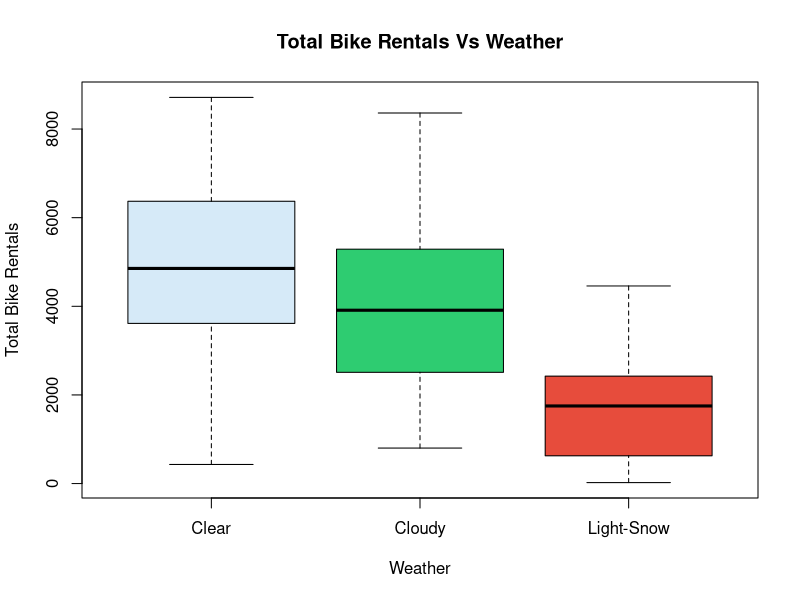
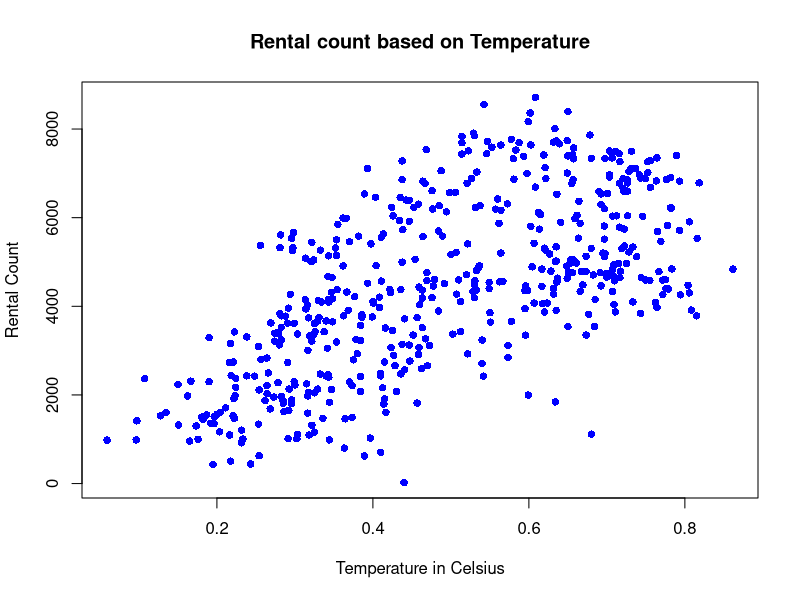
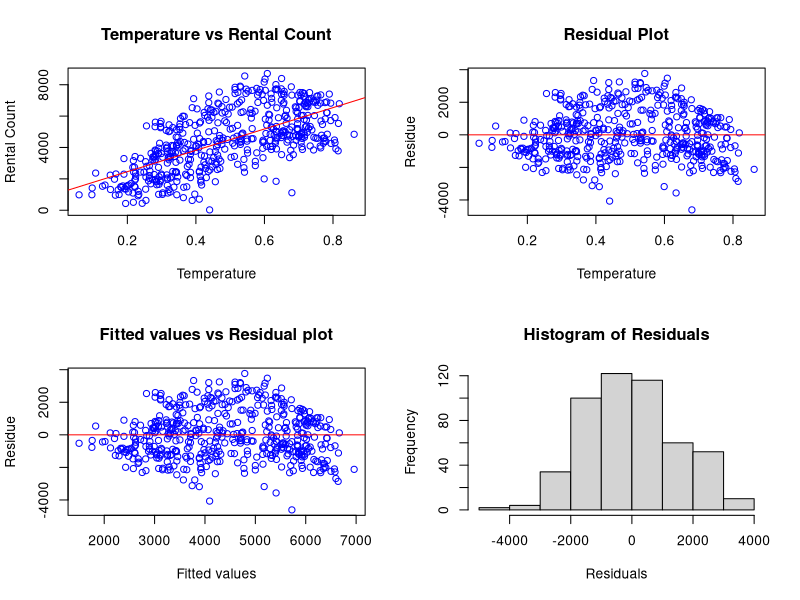

Write R code to recreate these figures, in order.
# set current working directory
#setwd('E:/Neha/Course_Materials/Fall2020/Data Analysis/Final Project')

#######################
#  Loading libraries  #
#######################
#install.packages('dplyr')
#install.packages('car')

library(dplyr)
library(car)
par(mfrow=c(1,1))

############################
#                          #
#   Analysis with cleaned  # 
#        dataset           #
############################

# import cleaned data
bike_data <- read.csv('bike_cleaned.csv', header = T)
bike_data$weather <- as.factor(bike_data$weather)
str(bike_data)
head(bike_data)

####################
#       EDA        #
####################

#Categorical variable
aggregate(bike_data$count, by=list(bike_data$weather), summary)
aggregate(bike_data$count, by=list(bike_data$weather), sd)

boxplot(bike_data$count ~ bike_data$weather,
        data = bike_data,
        main = "Total Bike Rentals Vs Weather",
        xlab = "Weather",
        ylab = "Total Bike Rentals",
        col = c("#D6EAF8", "#2ECC71", "#E74C3C", "#F39C12")) 

# We can see that most of the bike rentals are in clear weather conditions.
# NO-one rents a bike when there is a chance of heavy rains.

# Continuous variable
# Let's see how is the correlation between  temperature and rental count
cor(bike_data$count, bike_data$temperature)   # 0.64   (moderately strong positive correlation)

#Scatter plot
plot(bike_data$temperature, bike_data$count, pch=16, col='blue',
     xlab = 'Temperature in Celsius',
     ylab = 'Rental Count',
     main = 'Rental count based on Temperature')

# the scatter plot shows a positive linear relationship between temperature and rental count.
# There seems to be some points that deviate the plot somewhat from linearity, like the ones showing higher temperature
# but less rental counts. 
# In order to see if this is due to the outliers, we will check for outliers in our data.


## Outlier Detection:  

outlier_iqr <- function(x){
  iqr <- IQR(x,na.rm = T,type = 7)
  q <- quantile(x)
  upper_bound = q[4]+(iqr*1.5)
  lower_bound = q[2]-(iqr*1.5)
  outliers <- which ((x > upper_bound) | (x < lower_bound))
  return(outliers)
}

# Checking outliers for Rental count and temperature
print(outlier_iqr(bike_data$count))

print(outlier_iqr(bike_data$temperature))

# No outliers are present in the rental count and temperature.
# The deviation we see in plot is might be because the data is recorded like this only.  


#####################
#   Research Q-1    #
#####################

### Is temperature a significant predictor for rental count?

# In order to answer this question, will perform a simple linear regression with count as dependent and temperature as independent variable.
# at alpha = 0.05 level.

# The hypothesis test will be -
# H0: beta_temp = 0 (There is not a  linear association between temperature and rental count )    
# H1: beta_temp ≠ 0 (There is a linear association between temperature and rental count )     
# alpha = 0.05

# Generating model
slr <-  lm(count ~ temperature, data=bike_data)
summary(slr)

# Now, since our model gave significant results, we will check whether all our model assumptions are met before making any inferences.
# We will check for Linearity, Independence, Constant variance and normality assumptions.


###  Regression Diagnostics  
par(mfrow=c(2,2))

plot(bike_data$temperature, bike_data$count, xlab= "Temperature",col = 'blue',
     ylab = 'Rental Count',
     main = 'Temperature vs Rental Count')
abline(slr, col = 'red', lty =1)

plot(bike_data$temperature, resid(slr), axes=TRUE, frame.plot=TRUE, xlab='Temperature', ylab='Residue',
     main = 'Residual Plot', col = 'blue')
abline(h=0, lty=1, col='red')

plot(fitted(slr), resid(slr), axes=TRUE, frame.plot=TRUE, xlab='Fitted values', ylab='Residue',
     main = 'Fitted values vs Residual plot', col = 'blue')
abline(h=0, lty=1, col='red')

hist(resid(slr), main = 'Histogram of Residuals', xlab = 'Residuals')
par(mfrow=c(1,1))

# Looking at the plots, we can say that all our model assumptions are met.
# Linearity: Residual plot shows that there is a positive linear relationship between the variables.  
# Independent: The independence assumption is met as the observations are drawn based on different days of years.  
# Constant Variance: From the residual plot, we can see that the variance is almost constant around the regression line.  
# Normality: The histogram tells us that the residuals are normally distributed.

## Checking for influence points
cooks.dist <- cooks.distance(slr)
which(cooks.dist > (4/(nrow(bike_data)-2-1))) 

# Let's check the effect of these influence points on our model
influence.points <- as.vector( which(cooks.dist > (4/(nrow(bike_data)-2-1))) )

for (i in influence.points) {
  count2 <- bike_data$count[-i]
  temp2  <- bike_data$temperature[-i]
  
  bike_data2 <- data.frame(count2, temp2)
  cor(count2, temp2)
  
  lm.2 <- lm(count2 ~ temp2, data = bike_data2)
  model.summary <- summary(lm.2)
  print(paste('Influence Point:', i, 
              '  R-squared: ',  round(model.summary$r.squared,4),
              '  beta1: ', model.summary$coefficients[2,1]),)
}

# By removing these influential points for our data, we checked the model's performance.
# Earlier including these points in our data, the adjusted R-square was around 0.41 which is almost the same after removing these points from our data.
# The beta1 estimate also does not a large difference. So these influence points are not much impacting our data.
# Keeping them in our data won't cause much problem.
# We can say that the model fits well on our data.


# Model Conclusions: 
# Reject the Null hypothesis as p-value (2e-16 ) is too small and is less than alpha.
# We can say that, we have significant evidence at alpha = 0.05 level that there is a linear association between temperature and rental count.
# Here the beta1 estimate is positive, which indicates a positive linear relationship.
# Beta1 = 6803, this can be interpreted as for every 1 degree celsius increase in temperature, the rental count increases by around 6803 on average.


#####################
#   Research Q-2    #
#####################

### Does the rental count varies based on the weather conditions. 
### If yes, which two different weather conditions show a significant difference in average rental count.

# In order to answer this question we will perform a global F-test first using anova model to see if there is a 
# significant difference in the average rental count due to weather change. 
# If the results come significant, we will perform a pairwise comparisons by adjusting for Type-I error using TukeyHSD to see
# which two weather conditions show a significant difference.
 
# Our null hypothesis will be - Fro
# H0: μ_clear = μ_cloudy = μ_lightSnow = μ_heavyRain = 0 (No difference in average rental count due to different weather conditions)
# H1: μi ≠ μj for some i and j  (Difference in average rental count in atleast two of th weather conditions)
# alpha = 0.05

anova.model <- aov(bike_data$count~bike_data$weather)
summary(anova.model)

# Reject the null hypothesis, since p-value (cau is quite small and also less than alpha level.
# From global test, we can say that we have significant evidence at alpha = 0.05 level that there is a significant difference 
# in average rental count based on different weather conditions.

# In order to see under which two weather conditions are these count differ, we will perform pairwise comparison test using TukeyHSD.
TukeyHSD(anova.model)

# Conclusions:
# We can see the  p-value(1.3e-14) is significant i.e. less than alpha level. 
# So, we can say here that there is a significant difference in average rental count between cloudy - clear, LightSnow - Clear
# and LighSnow and Cloudy weather conditions.
# All of the different weather conditions show a significant difference in rental count.


#####################
#   Research Q-3    #
#####################

### What is the effect of weather conditions on rental count after adjusting for temperature.

# TO answer this question, we will perform ANCOVA test and check whether the differences due to weather conditions are significant alone 
# or does temperature plays a part in it.

Anova(lm(bike_data$count ~ bike_data$weather + bike_data$temperature), type = 3)


### Conclusion:
# After adjusting for temperature using an ANCOVA model, we can see the differences in average rental count due to different
# weather conditions are still significant. 
# Temperature has no effect on the results that we got from ANOVA model.
# So, we can say that temperature is not a co-founding variable here.


